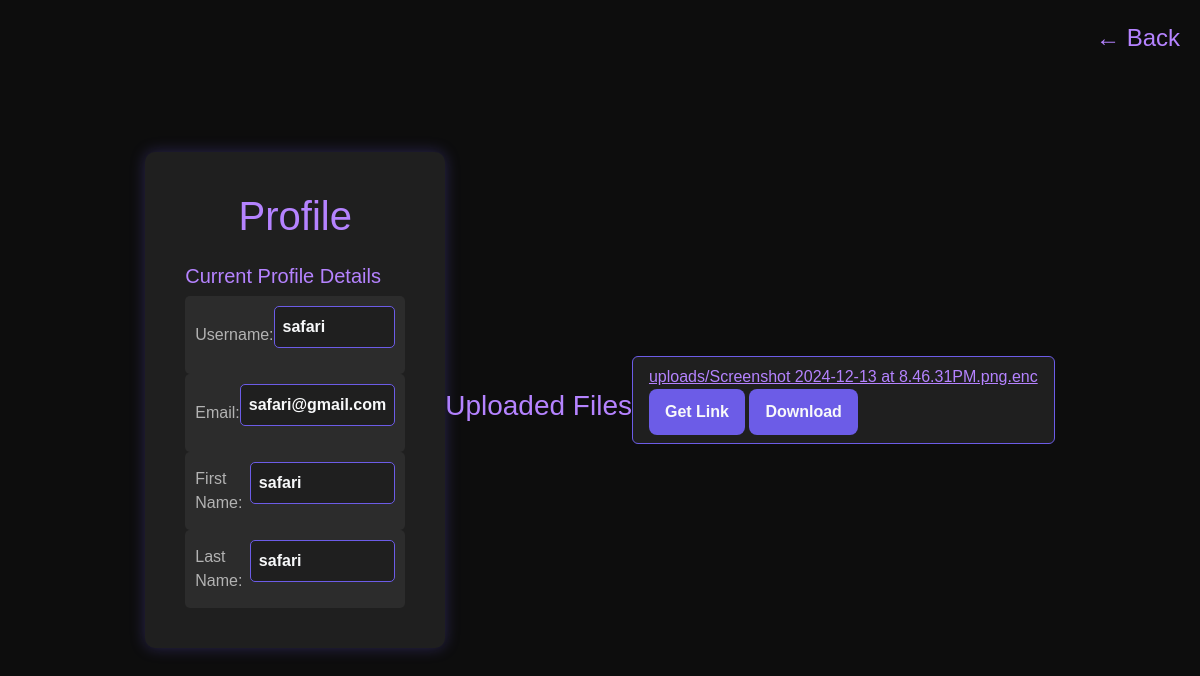
The app's page /u/safari/, older data.
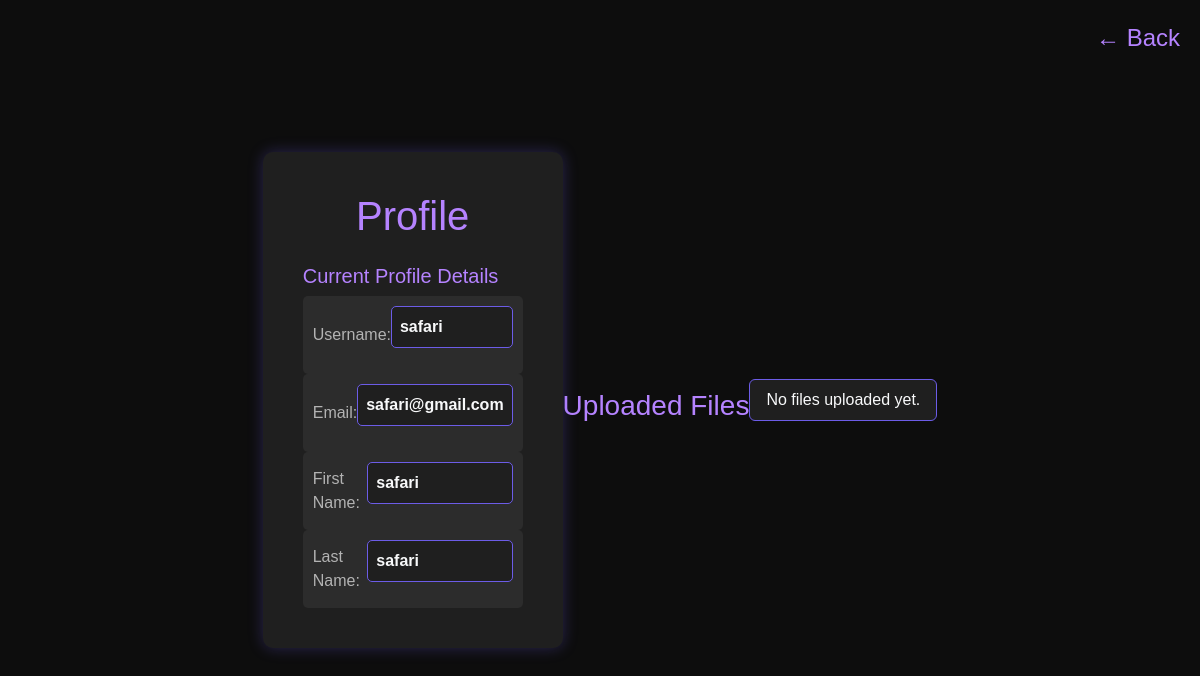
The same page, newer data.
### vault/models.py (models this page shows, shortened)
class UploadedFile(models.Model):
    VISIBILITY_CHOICES = [
        ('PUBLIC', 'Public'),
        ('PRIVATE', 'Private'),
    ]
    user = models.ForeignKey(User, on_delete=models.CASCADE, related_name="uploaded_files")  # Associate file with user
    file = models.FileField(upload_to='uploads/')
    uploaded_at = models.DateTimeField(auto_now_add=True)
    visibility = models.CharField(max_length=10, choices=VISIBILITY_CHOICES, default='PRIVATE')
    shared_with = models.ManyToManyField(User, related_name="shared_files", blank=True)  # Users the file is shared with

### vault/views.py (the view)
# urls.py: path('u/<str:username>/', u, name="u"),
def u(request, username):
    user = User.objects.get(username=username)
    print(username, user)
    return render(request, 'vault/user.html', {
        'u': user,
        'files': UploadedFile.objects.filter(user__username=username, visibility="PUBLIC")
    })

### vault/templates/vault/user.html (shortened to what this page needs)
<!DOCTYPE html>
<html lang="en">
<head>
    <link href="https://cdn.jsdelivr.net/npm/bootstrap@5.3.0-alpha3/dist/css/bootstrap.min.css" rel="stylesheet">
</head>
<body>
    <a href="{% url 'index' %}" class="back-button">&larr; Back</a>
    <div class="profile-container">
        <h2 class="profile-title">Profile</h2>
        <div class="row">
            <div class="col-md-12 profile-details">
                <h5 style="color: #b583ff;">Current Profile Details</h5>
                <div class="form-group"><label>Username:</label><p>{{ u.username }}</p></div>
                <div class="form-group"><label>Email:</label><p>{{ u.email }}</p></div>
                <div class="form-group"><label>First Name:</label><p>{{ u.first_name }}</p></div>
                <div class="form-group"><label>Last Name:</label><p>{{ u.last_name }}</p></div>
            </div>
        </div>
    </div>
    <h3 style="color: #b583ff; text-align: center; margin-top: 20px;">Uploaded Files</h3>
    <br>
    <ul class="list-group">
        {% for file in files %}
            <li class="list-group-item">
                <a href="{{ file.file.url }}" target="_blank" style="color: #b583ff;">{{ file.file.name }}</a>
                <div class="actions">
                    <a href="{% url 'share_files' file.id %}" class="btn btn-cyber share-btn">Get Link</a>
                    <form method="get" action="{% url 'download_file' file.id %}" style="display: inline;">
                        <button type="submit" class="btn btn-cyber">Download</button>
                    </form>
                </div>
            </li>
        {% empty %}
            <li class="list-group-item">No files uploaded yet.</li>
        {% endfor %}
    </ul>
</body>
</html>

Row changes from the older to the newer data that the page shows:
no longer on this page (row edited): UploadedFile: file.name "uploads/Screenshot 2024-12-13 at 8.46.31PM.png.enc"
Text that changed along with them:
text now shown: "No files uploaded yet."
